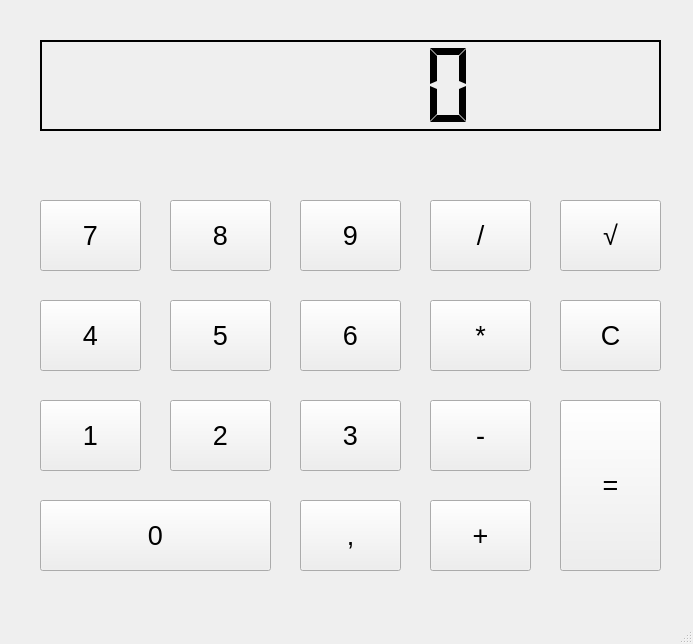
<?xml version="1.0" encoding="UTF-8"?>
<ui version="4.0">
 <class>MainWindow</class>
 <widget class="QMainWindow" name="MainWindow">
  <property name="geometry">
   <rect>
    <x>0</x>
    <y>0</y>
    <width>693</width>
    <height>644</height>
   </rect>
  </property>
  <property name="windowTitle">
   <string>Calculadora</string>
  </property>
  <widget class="QWidget" name="centralwidget">
   <widget class="QPushButton" name="boton1">
    <property name="geometry">
     <rect>
      <x>40</x>
      <y>400</y>
      <width>101</width>
      <height>71</height>
     </rect>
    </property>
    <property name="font">
     <font>
      <pointsize>20</pointsize>
     </font>
    </property>
    <property name="text">
     <string>1</string>
    </property>
   </widget>
   <widget class="QPushButton" name="boton3">
    <property name="geometry">
     <rect>
      <x>300</x>
      <y>400</y>
      <width>101</width>
      <height>71</height>
     </rect>
    </property>
    <property name="font">
     <font>
      <pointsize>20</pointsize>
     </font>
    </property>
    <property name="text">
     <string>3</string>
    </property>
   </widget>
   <widget class="QPushButton" name="boton_resta">
    <property name="geometry">
     <rect>
      <x>430</x>
      <y>400</y>
      <width>101</width>
      <height>71</height>
     </rect>
    </property>
    <property name="font">
     <font>
      <pointsize>20</pointsize>
     </font>
    </property>
    <property name="text">
     <string>-</string>
    </property>
   </widget>
   <widget class="QPushButton" name="boton7">
    <property name="geometry">
     <rect>
      <x>40</x>
      <y>200</y>
      <width>101</width>
      <height>71</height>
     </rect>
    </property>
    <property name="font">
     <font>
      <pointsize>20</pointsize>
     </font>
    </property>
    <property name="text">
     <string>7</string>
    </property>
   </widget>
   <widget class="QLCDNumber" name="pantalla">
    <property name="geometry">
     <rect>
      <x>40</x>
      <y>40</y>
      <width>621</width>
      <height>91</height>
     </rect>
    </property>
    <property name="frameShape">
     <enum>QFrame::Box</enum>
    </property>
    <property name="frameShadow">
     <enum>QFrame::Plain</enum>
    </property>
    <property name="lineWidth">
     <number>2</number>
    </property>
    <property name="smallDecimalPoint">
     <bool>true</bool>
    </property>
    <property name="segmentStyle">
     <enum>QLCDNumber::Flat</enum>
    </property>
    <property name="value" stdset="0">
     <double>0.000000000000000</double>
    </property>
    <property name="intValue" stdset="0">
     <number>0</number>
    </property>
   </widget>
   <widget class="QPushButton" name="boton4">
    <property name="geometry">
     <rect>
      <x>40</x>
      <y>300</y>
      <width>101</width>
      <height>71</height>
     </rect>
    </property>
    <property name="font">
     <font>
      <pointsize>20</pointsize>
     </font>
    </property>
    <property name="text">
     <string>4</string>
    </property>
   </widget>
   <widget class="QPushButton" name="boton2">
    <property name="geometry">
     <rect>
      <x>170</x>
      <y>400</y>
      <width>101</width>
      <height>71</height>
     </rect>
    </property>
    <property name="font">
     <font>
      <pointsize>20</pointsize>
     </font>
    </property>
    <property name="text">
     <string>2</string>
    </property>
   </widget>
   <widget class="QPushButton" name="boton8">
    <property name="geometry">
     <rect>
      <x>170</x>
      <y>200</y>
      <width>101</width>
      <height>71</height>
     </rect>
    </property>
    <property name="font">
     <font>
      <pointsize>20</pointsize>
     </font>
    </property>
    <property name="text">
     <string>8</string>
    </property>
   </widget>
   <widget class="QPushButton" name="boton6">
    <property name="geometry">
     <rect>
      <x>300</x>
      <y>300</y>
      <width>101</width>
      <height>71</height>
     </rect>
    </property>
    <property name="font">
     <font>
      <pointsize>20</pointsize>
     </font>
    </property>
    <property name="text">
     <string>6</string>
    </property>
   </widget>
   <widget class="QPushButton" name="boton5">
    <property name="geometry">
     <rect>
      <x>170</x>
      <y>300</y>
      <width>101</width>
      <height>71</height>
     </rect>
    </property>
    <property name="font">
     <font>
      <pointsize>20</pointsize>
     </font>
    </property>
    <property name="text">
     <string>5</string>
    </property>
   </widget>
   <widget class="QPushButton" name="boton0">
    <property name="geometry">
     <rect>
      <x>40</x>
      <y>500</y>
      <width>231</width>
      <height>71</height>
     </rect>
    </property>
    <property name="font">
     <font>
      <pointsize>20</pointsize>
      <weight>50</weight>
      <italic>false</italic>
      <bold>false</bold>
      <underline>false</underline>
      <strikeout>false</strikeout>
      <kerning>true</kerning>
     </font>
    </property>
    <property name="text">
     <string>0</string>
    </property>
   </widget>
   <widget class="QPushButton" name="boton_suma">
    <property name="geometry">
     <rect>
      <x>430</x>
      <y>500</y>
      <width>101</width>
      <height>71</height>
     </rect>
    </property>
    <property name="font">
     <font>
      <pointsize>20</pointsize>
     </font>
    </property>
    <property name="text">
     <string>+</string>
    </property>
   </widget>
   <widget class="QPushButton" name="boton9">
    <property name="geometry">
     <rect>
      <x>300</x>
      <y>200</y>
      <width>101</width>
      <height>71</height>
     </rect>
    </property>
    <property name="font">
     <font>
      <pointsize>20</pointsize>
     </font>
    </property>
    <property name="text">
     <string>9</string>
    </property>
   </widget>
   <widget class="QPushButton" name="boton_coma">
    <property name="geometry">
     <rect>
      <x>300</x>
      <y>500</y>
      <width>101</width>
      <height>71</height>
     </rect>
    </property>
    <property name="font">
     <font>
      <pointsize>20</pointsize>
     </font>
    </property>
    <property name="text">
     <string>,</string>
    </property>
   </widget>
   <widget class="QPushButton" name="boton_por">
    <property name="geometry">
     <rect>
      <x>430</x>
      <y>300</y>
      <width>101</width>
      <height>71</height>
     </rect>
    </property>
    <property name="font">
     <font>
      <pointsize>20</pointsize>
     </font>
    </property>
    <property name="text">
     <string>*</string>
    </property>
   </widget>
   <widget class="QPushButton" name="boton_division">
    <property name="geometry">
     <rect>
      <x>430</x>
      <y>200</y>
      <width>101</width>
      <height>71</height>
     </rect>
    </property>
    <property name="font">
     <font>
      <pointsize>20</pointsize>
     </font>
    </property>
    <property name="text">
     <string>/</string>
    </property>
   </widget>
   <widget class="QPushButton" name="boton_raiz">
    <property name="geometry">
     <rect>
      <x>560</x>
      <y>200</y>
      <width>101</width>
      <height>71</height>
     </rect>
    </property>
    <property name="font">
     <font>
      <pointsize>20</pointsize>
     </font>
    </property>
    <property name="text">
     <string>√</string>
    </property>
   </widget>
   <widget class="QPushButton" name="boton_borrar">
    <property name="geometry">
     <rect>
      <x>560</x>
      <y>300</y>
      <width>101</width>
      <height>71</height>
     </rect>
    </property>
    <property name="font">
     <font>
      <pointsize>20</pointsize>
     </font>
    </property>
    <property name="text">
     <string>C</string>
    </property>
   </widget>
   <widget class="QPushButton" name="boton_igual">
    <property name="geometry">
     <rect>
      <x>560</x>
      <y>400</y>
      <width>101</width>
      <height>171</height>
     </rect>
    </property>
    <property name="font">
     <font>
      <pointsize>20</pointsize>
     </font>
    </property>
    <property name="text">
     <string>=</string>
    </property>
   </widget>
  </widget>
  <widget class="QMenuBar" name="menubar">
   <property name="geometry">
    <rect>
     <x>0</x>
     <y>0</y>
     <width>693</width>
     <height>25</height>
    </rect>
   </property>
  </widget>
  <widget class="QStatusBar" name="statusbar"/>
 </widget>
 <resources/>
 <connections/>
</ui>
